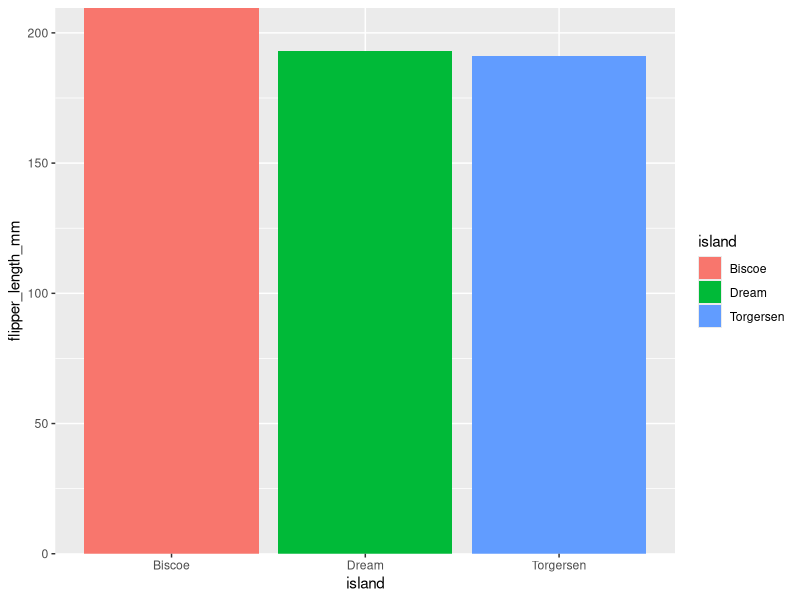
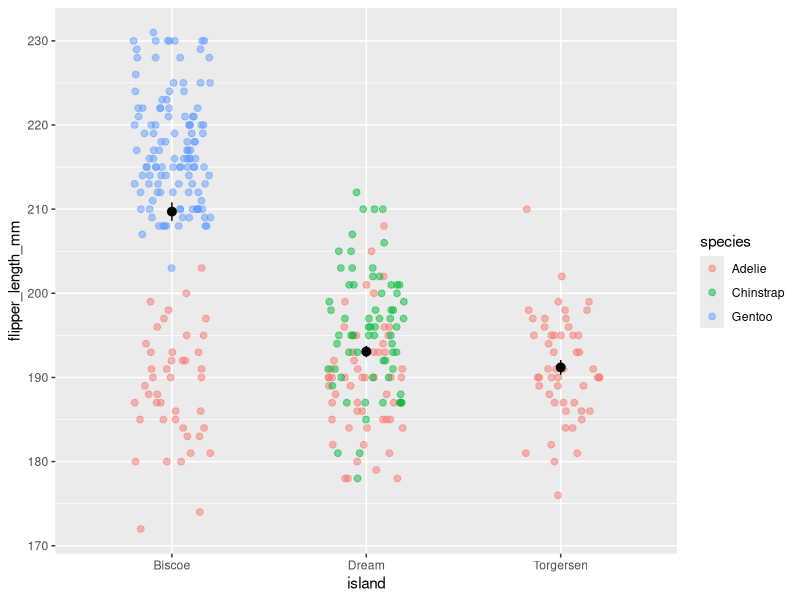
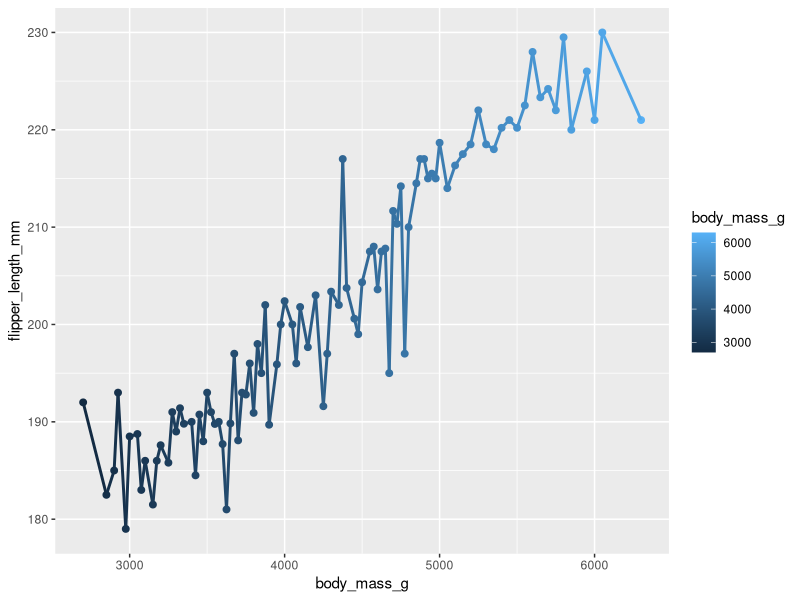
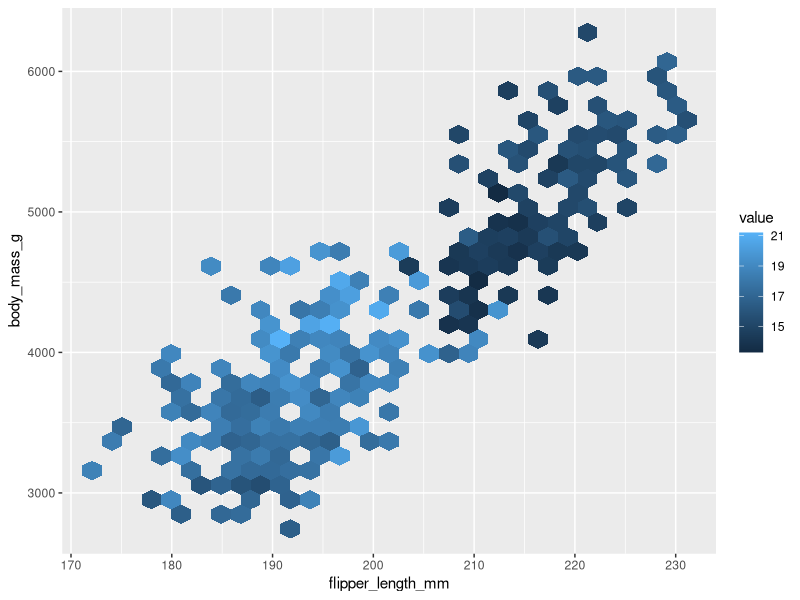
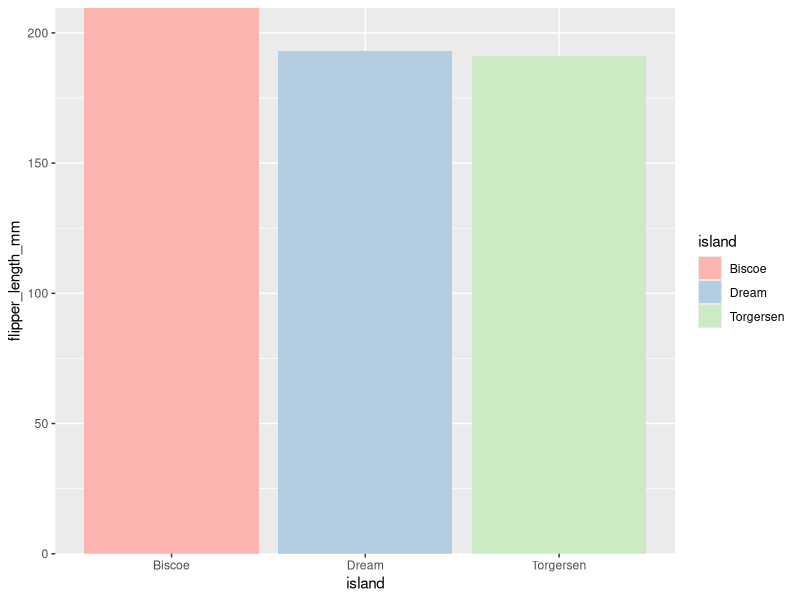
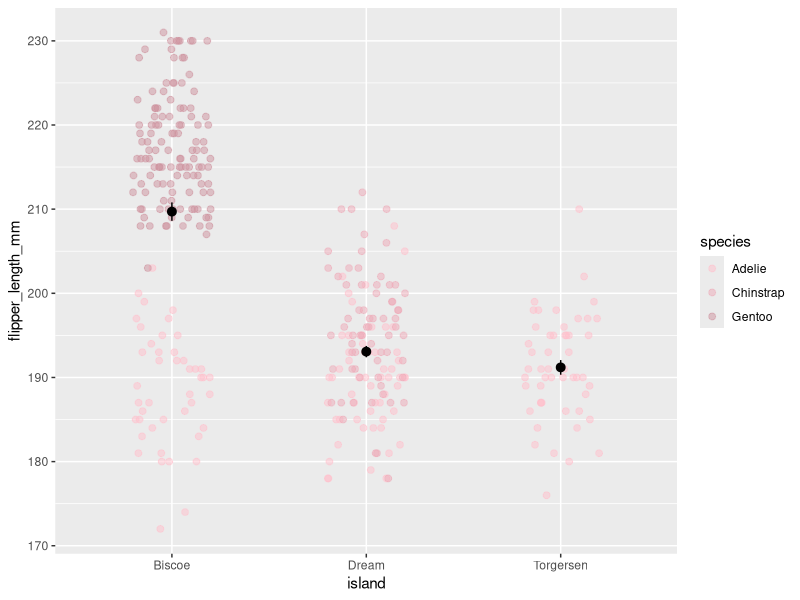
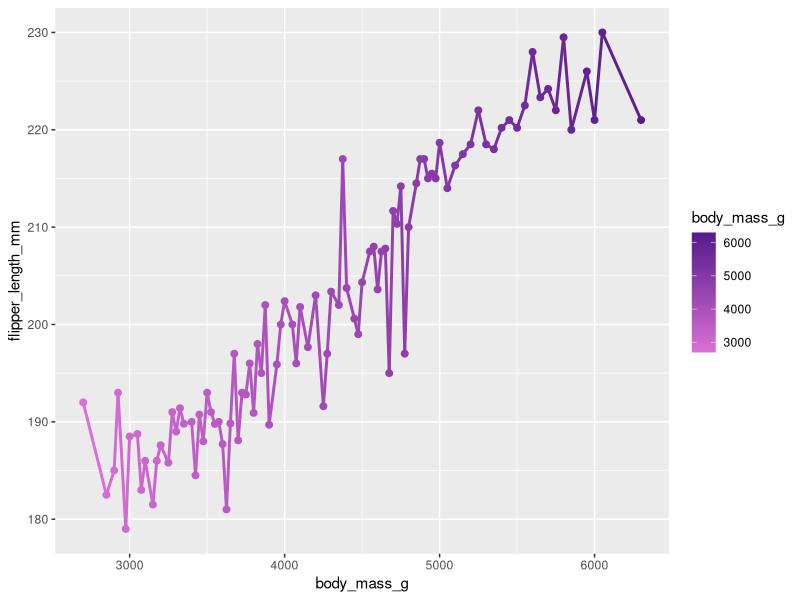
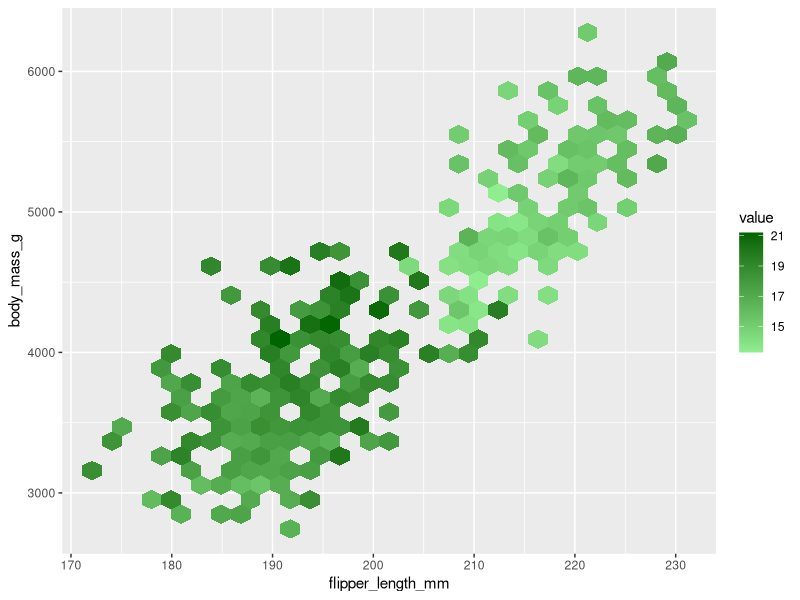

These figures' R source, in order:
## ---- chunk 1
library(palmerpenguins)
library(RColorBrewer)
library(colorspace)
library(viridis)
library(tidyverse)
## ---- chunk 2
plot_bar = penguins %>%
  ggplot(aes(y = flipper_length_mm, x = island ,
             fill = island)) +
  stat_summary(fun = "mean", geom = "bar") +
  scale_y_continuous(expand = c(0,0))

plot_bar

plot_jitter = penguins %>%
  ggplot(aes(y = flipper_length_mm , x = island)) +
  geom_jitter(height = 0, width = 0.2, 
              size = 2, alpha = 0.5,
              aes(color = species)) +
    stat_summary(fun.data = "mean_se",
               geom = "pointrange",
               size = 0.5)

plot_jitter

plot_line = penguins %>%
  ggplot(aes(y = flipper_length_mm , x = body_mass_g , color = body_mass_g )) +
  stat_summary(fun = "mean", geom = "point", size = 2) +
  stat_summary(fun = "mean", geom = "line", size = 1)

plot_line 

plot_hex = penguins %>%
  ggplot(aes(y = body_mass_g,
             x = flipper_length_mm ,
             z = bill_depth_mm)) +
  stat_summary_hex()

plot_hex
## ---- chunk 3
plot_bar +
    scale_fill_manual(values = brewer.pal(n = 3, name = 'Pastel1'))

plot_jitter +
  scale_color_manual(values = c("pink", "pink2", "pink3"))
## ---- chunk 4
plot_line +
  scale_color_gradient(low = "orchid", high = "purple4")
## ---- chunk 5
plot_hex +
  scale_fill_gradient(low = "lightgreen", high = "darkgreen")
## ---- chunk 6
plot_line +
    scale_color_gradient(low = "purple", high = "yellow")
## ---- chunk 7
plot_hex +
  scale_fill_gradient(low = "pink", high = "lightgreen")
## ---- chunk 8
plot_line +
  scale_color_gradient2(low = "red", 
                        mid = "grey", 
                        high = "blue",
                        midpoint = mean(penguins$body_mass_g, na.rm = TRUE))
## ---- chunk 9
plot_hex +
  scale_fill_gradient2(low = "orange", 
                        mid = "grey", 
                        high = "yellow",
                        midpoint = mean(penguins$flipper_length_mm, na.rm = TRUE))
## ---- chunk 10
plot_bar +
  scale_fill_brewer(palette = "Set3")
## ---- chunk 11
plot_jitter +
  scale_color_brewer(palette = "Pastel2")
## ---- chunk 12
plot_line +
  scale_color_distiller(palette = "YlGn")
## ---- chunk 13
plot_hex +
  scale_fill_distiller(palette = "GnBu")
## ---- chunk 14
plot_bar +
  scale_fill_viridis(discrete = TRUE, option = "cividis")
## ---- chunk 15
plot_jitter +
    scale_color_viridis(discrete = TRUE, option = "plasma")
## ---- chunk 16
plot_line +
  scale_color_viridis(option = "inferno")
## ---- chunk 17
plot_hex +
  scale_fill_viridis(option = "viridis")
## ---- chunk 18
timeEstimate = 110
## ---- chunk 19
challenge = 3
## ---- chunk 20
engagement = 5
